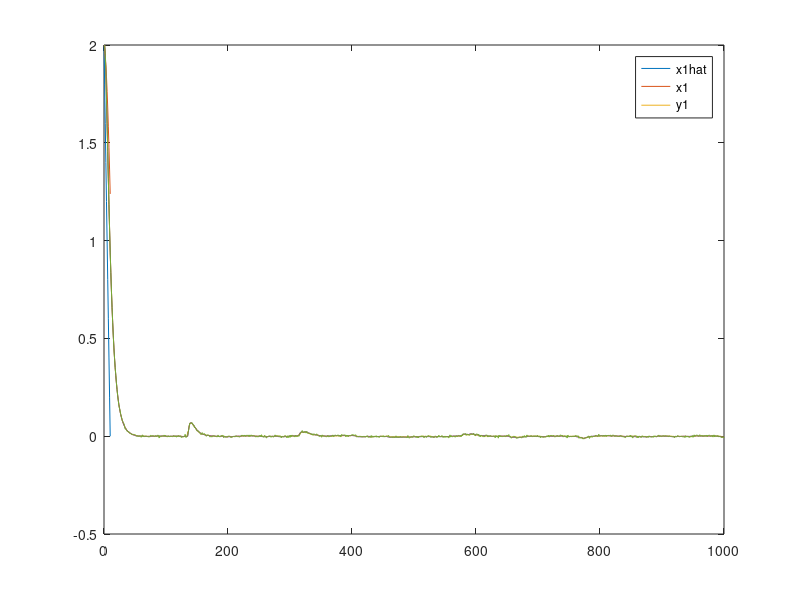
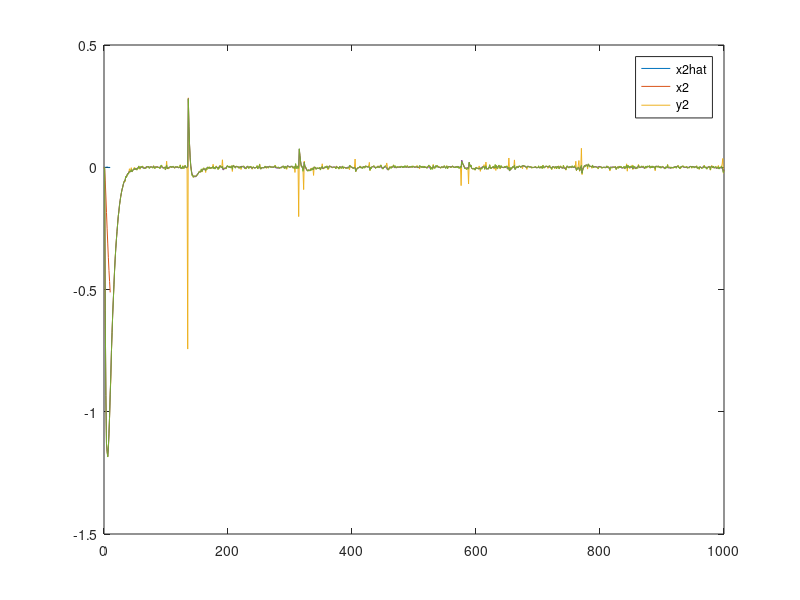
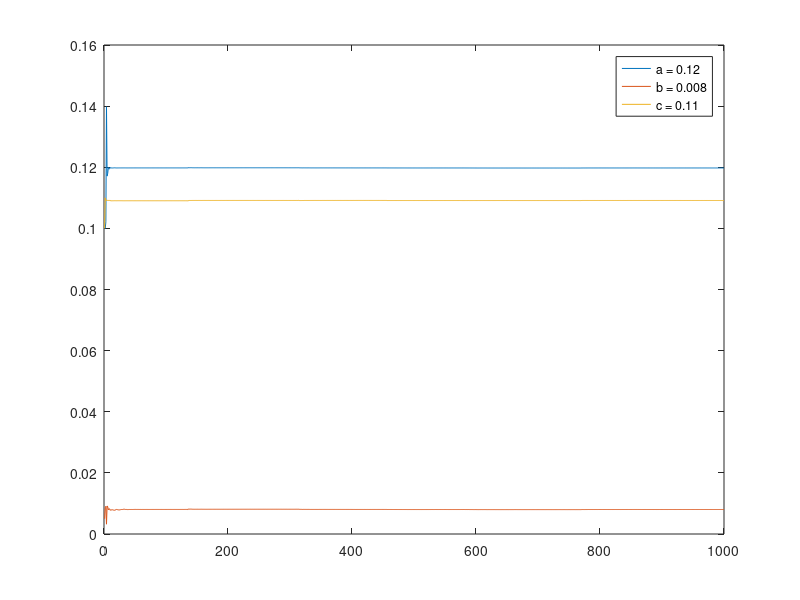
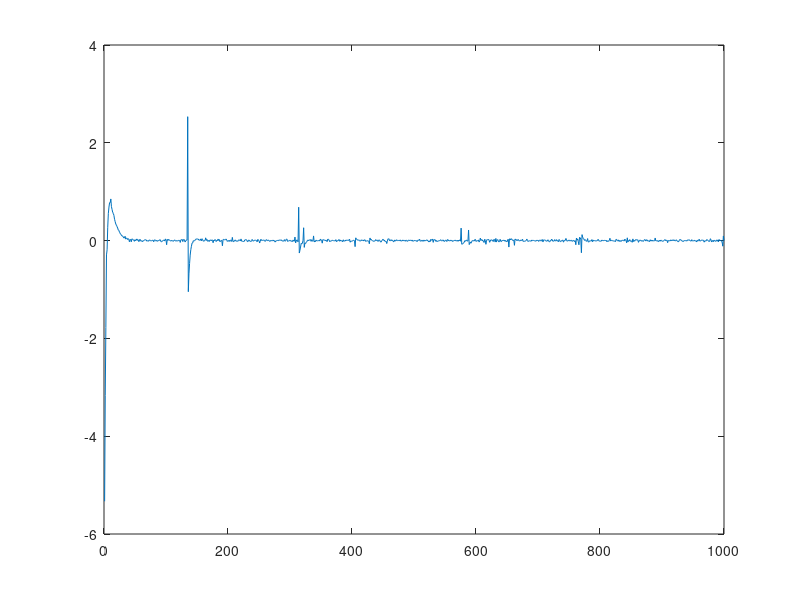

MATLAB code for these plots, in order: (Note: this script raises an error after producing the figures.)
%% problem 3.1
close all
clear all
T = 0.1;
A =[1 T; 0 1];
B = [T^2 / 2; T];
Q = eye(2);
R = 0.1;

N = 10;
P = cell(N);
P{N} = [10 0;0 10];
p11 = zeros(1,N);p11(N) = P{N}(1,1);
p12 = zeros(1,N);p12(N) = P{N}(1,2);
p21 = zeros(1,N);p21(N) = P{N}(2,1);
p22 = zeros(1,N);p22(N) = P{N}(2,2);

% Solving Riccati Equation
for i = N-1:-1:1
    P{i} = Q + A' * P{i+1} * A - A' * P{i+1} * B * inv(R + B' * P{i+1} * B) * B' * P{i+1} * A;
    p11(i) = P{i}(1,1);
    p12(i) = P{i}(1,2);
    p21(i) = P{i}(2,1);
    p22(i) = P{i}(2,2);
end
control_gain = -inv(R + B' * P{1} * B) * B' * P{1} * A;

W = 0.0001* eye(1);
V = 0.00001*eye(2);
w = normrnd(0,sqrt(W), [1,10]);

xo = [2;0];
r = zeros(2,1,20);
r(:,:,1) = xo;
for i = 2:19
    if i <= N
        r(:,:,i) = ((N - (i- 1)) / N) .* xo;
    else
        r(:,:,i) = 0;
    end
end


x = zeros(2,1,11);
x(:,:,1) = xo;

state_k = zeros(2,1,10);
state_k(:,:,1) = xo - r(:,:,1);

control = zeros(N-1);
control(1) = control_gain * state_k(:,:,1);

for i = 2:N+1

    %system dynamics
    state_k(:,:,i) = A * state_k(:,:,i - 1) + B * (control(i - 1) + w(i - 1));
    x(:,:,i) = state_k(:,:,i) + r(:,:,i);
    if i <=N
        control(i) = control_gain * state_k(:,:,i);
    end
    
end

figure(1);
plot(0:N, squeeze(x(1,1,1:N+1)));
hold on
figure(2);
plot(0:N, squeeze(x(2,1,1:N+1)));
hold on
figure(3);
plot(0:8, squeeze(control(1:9)));

%% problem 3.6, 3.7


T = 0.1;
A =[1 T; 0 1];
B = [T^2 / 2; T];
C = eye(2);
Q = eye(2);
R = 0.1;

N = 10;

M = cell(N);
M{1} = [0.001 0;0 0.001];

% Solving Riccati Equation
for i = 2:1:N
    M{i} = A * M{i - 1} * A.' + B * W * B.' - A.' * M{i - 1} * C.' * inv([C * M{i - 1} * C.' + V]) * C * M{i - 1} * A.';
end

kalman_gain = M{N} * C.' * inv(C * M{N} * C.' + V);


x_hat = zeros(2,1,11);
x_hat(:,:,1) = xo;

y = zeros(2,1,11);
y(:,:,1) = x(:,:,1) + normrnd(0,sqrt(V))  * [1;1];


control = zeros(N-1);
control(1) = control_gain * (x(:,:,1) - r(:,:,1));

for i = 2:N+1
    %measurement
    y(:,:, i) = x(:,:,i) + normrnd(0,sqrt(V))  * [1;1];
    
    %system dynamics
    x_hat_prio = A * x_hat(:,:,i - 1) + B * (control(i - 1));
    x_hat(:,:,i) = x_hat_prio + kalman_gain * (y(:,:,i) - x_hat_prio);

    if i <=N
        control(i) = control_gain * (x_hat(:,:,i) - r(:,:,i));
    end

end

figure(1);
plot(0:N, squeeze(x_hat(1,1,1:N+1)));
figure(2);
plot(0:N, squeeze(x_hat(2,1,1:N+1)));
% figure(4);
% plot(0:N, squeeze(x(1,1,1:N+1)));
% hold on
% plot(0:N, squeeze(y(1,1,1:N+1)));


%% problem 4.2
close all
clear all
N = 1000;
Q = eye(2);
R = 0.1;
A = cell(N);
B = cell(N);

a = 0.12;
b = 0.008;
c = 0.11;
a_hat = zeros(N,1);
b_hat = zeros(N,1);
c_hat = zeros(N,1);
a_hat(1,1) = 0.1;
b_hat(1,1) = 0.005;
c_hat(1,1) = 0.1;

x = zeros(2,1,N);
x(:,:,1) = [2;0];
x_hat = zeros(2,1,N);
x_hat(:,:,1) = [2;0];

y = zeros(2,1,N);
y(:,:,1) = x(:,:,1);

x_extended = zeros(5,1,N);
x_extended(:,:,1) = [x_hat(:,:,1); a_hat(1); b_hat(1); c_hat(1)];

W = 0.0001* eye(1);
V = 0.00001*eye(2);
w = normrnd(0,sqrt(W), [1,N]);
% a_w = normrnd(0,0, [1,N]);
% b_w = normrnd(0,0, [1,N]);
% c_w = normrnd(0,0, [1,N]);
a_w = zeros(N);
b_w = zeros(N);
c_w = zeros(N);

itr = 40;

control = zeros(N,1);

Zk = 0.001 * eye(5);


%actual system
A_a = [1 a; 0 1];
B_a = [b; c];


for i = 2:N

    A{i -1} = [1 a_hat(i - 1); 0 1];
    B{i - 1}= [b_hat(i - 1) ; c_hat(i - 1)];
    P = [2 5; 1 10];
    
    % Solving Riccati Equation
    for j = itr:-1:1
        P = Q + A{i - 1}' * P * A{i - 1} - A{i - 1} * P * B{i - 1} * inv(R + B{i - 1}' * P * B{i - 1}) * B{i - 1}' * P * A{i - 1};
    end
    control_gain = -inv(R + B{i - 1}' * P * B{i - 1}) * B{i - 1}' * P * A{i - 1};

    control(i - 1) = control_gain * x_hat(:,:,i - 1);
    
    A_bar = [1 a_hat(i - 1) x_hat(2,1,i - 1) control(i - 1) 0;
                  0 1                0                     0                 control(i - 1);
                  0 0 1 0 0; 0 0 0 1 0; 0 0 0 0 1];
    B_bar = blkdiag(B{i - 1}, eye(3));
    C_bar = [1 0 0 0 0; 0 1 0 0 0];
    
    x_extended_prio = [A{i - 1} * x_hat(:,:,i - 1) ; x_extended(3:5,1,i - 1)] + [B{i - 1} * control(i - 1); 0; 0; 0 ] + B_bar * [w(i - 1); a_w(i - 1); b_w(i - 1); c_w(i - 1)];
    Mk = A_bar * Zk * A_bar.' + B_bar * diag([w(i - 1), a_w(i - 1), b_w(i - 1), c_w(i - 1)]) * B_bar.';
    
    KF_gain = Mk * C_bar.' * inv(C_bar * Mk * C_bar.' + V);
    measurement_noise = (normrnd(0,sqrt(V))) * [1;1];
    
    %actual sys
    x(:,:,i) = A_a * x(:,:,i -1) + B_a * (control(i - 1));
    y(:,:,i) = x(:,:,i) + measurement_noise;
    
    x_extended(:,:,i) = x_extended_prio + KF_gain * (y(:,:,i) - C_bar * x_extended_prio);
    x_hat(:,:, i) = x_extended(1:2,:,i);
    a_hat(i) = x_extended(3,:,i);
    b_hat(i) = x_extended(4,:,i);
    c_hat(i) = x_extended(5,:,i);
    
    Zk = Mk - KF_gain * C_bar * Mk;
    
    
end

figure(1);
plot(squeeze(x_hat(1,1,:)))
hold on
plot(squeeze(x(1,1,:)))
hold on
plot(squeeze(y(1,1,:)))
legend('x1hat','x1', 'y1');

figure(2);
plot(squeeze(x_hat(2,1,:)))
hold on
plot(squeeze(x(2,1,:)))
hold on
plot(squeeze(y(2,1,:)))
legend('x2hat','x2', 'y2');

figure(3);
plot(squeeze(a_hat(:)));
hold on;
plot(squeeze(b_hat(:)));
hold on;
plot(squeeze(c_hat(:)));
legend('a = 0.12', 'b = 0.008', 'c = 0.11');

figure(4);
plot(control(:))

%% problem 4.3
close all
clear all
%number of steps
N = 1000;

Q = eye(2);
R = 0.1;


A = cell(N);
B = cell(N);

%parameters
a = 0.12;
b = 0.008;
c = 0.11;
a_hat = zeros(N,1);
b_hat = zeros(N,1);
c_hat = zeros(N,1);
a_hat(1,1) = 0.1;
b_hat(1,1) = 0.005;
c_hat(1,1) = 0.1;

%states
x = zeros(2,1,N);
x(:,:,1) = [2;0];
x_hat = zeros(2,1,N);
x_hat(:,:,1) = [3;0];
x_extended = zeros(5,1,N);
x_extended(:,:,1) = [x_hat(:,:,1); a_hat(1); b_hat(1); c_hat(1)];

%outputs
y = zeros(2,1,N);
y(:,:,1) = x(:,:,1);

%actual system
A_a = [1 a; 0 1];
B_a = [b; c];

%noise
W = 0.0001* eye(1);
W_bar = diag([W, 0, 0, 0]);
V = 0.00001*eye(2);
w = normrnd(0,sqrt(W), [1,N]);
w_theta = [0.00001;0.00001;0.00001];

itr = 30;
control = zeros(N,1);

Zk = blkdiag(0.001 * eye(2), w_theta(1), w_theta(2), w_theta(3));

for i = 2:N
    A{i -1} = [1 a_hat(i - 1); 0 1];
    B{i - 1}= [b_hat(i - 1) ; c_hat(i - 1)];

    P = [2 5; 1 10];
    
    % Solving Riccati Equation for LQR control
    for j = itr:-1:1
        P = Q + A{i - 1}' * P * A{i - 1} - A{i - 1} * P * B{i - 1} * inv(R + B{i - 1}' * P * B{i - 1}) * B{i - 1}' * P * A{i - 1};
    end
    control_gain = -inv(R + B{i - 1}' * P * B{i - 1}) * B{i - 1}' * P * A{i - 1};

    control(i - 1) = control_gain * x_hat(:,:,i - 1);


    B_bar = blkdiag(B{i - 1}, 1,1,1);
    C_bar = [1 0 0 0 0; 0 1 0 0 0];
         
    %UKF sampling
    sample_states = zeros(5,itr);
    sample_states(:,:) =mvnrnd(x_extended(:,:, i - 1), Zk,itr).'; %samples, size = 5 x 30
    
    sample_states_prop= zeros(5,itr);
    sample_states_prop(:,:) = [A{i - 1} * sample_states(1:2,:); sample_states(3:5,:)] + [B{i - 1} * control(i - 1); 0; 0; 0 ];
       
    %UKF Dynamic updates
    x_extended_prio = mean(sample_states_prop,2); 
    Mk = cov(sample_states_prop.') + B_bar *W_bar* B_bar.';

    
    %UKF Measurement updates
    sample_states_measurement = zeros(5,itr);
    sample_states_measurement(:,:) =mvnrnd(x_extended_prio, Mk, itr).'; %samples, size = 5 x 30
    
    tmp_y = C_bar * sample_states_measurement(:,:);
    mean_y = mean(tmp_y, 2);
%     sig_y_k = diag(var(tmp_y,0,2)) + V;
    sig_y_k = cov(tmp_y.') + V;

    %constructing the covariance matrix of sample_states_prop and tmp_y
    cov11 = cov(sample_states_measurement(1,:),tmp_y(1,:));
    cov12 = cov(sample_states_measurement(1,:),tmp_y(2,:));
    cov21 = cov(sample_states_measurement(2,:),tmp_y(1,:));
    cov22 = cov(sample_states_measurement(2,:),tmp_y(2,:));
    cov31 = cov(sample_states_measurement(3,:),tmp_y(1,:));
    cov32 = cov(sample_states_measurement(3,:),tmp_y(2,:));
    cov41 = cov(sample_states_measurement(4,:),tmp_y(1,:));
    cov42 = cov(sample_states_measurement(4,:),tmp_y(2,:));
    cov51 = cov(sample_states_measurement(5,:),tmp_y(1,:));
    cov52 = cov(sample_states_measurement(5,:),tmp_y(2,:));
    
    sig_xy_k = [cov11(1,2) cov12(1,2); cov21(1,2) cov22(1,2); cov31(1,2) cov32(1,2); cov41(1,2) cov42(1,2); cov51(1,2) cov52(1,2)];
    
    %Parameters updates
    KF_gain = sig_xy_k * inv(sig_y_k);
    measurement_noise = (normrnd(0,sqrt(V))) * [1;1];
    
    %actual sys
    x(:,:,i) = A_a * x(:,:,i -1) + B_a * (control(i - 1));
    y(:,:,i) = x(:,:,i) + measurement_noise;
    
    x_extended(:,:,i) = x_extended_prio + KF_gain * (y(:,:,i) - mean_y);

    x_hat(:,:, i) = x_extended(1:2,:,i);
    a_hat(i) = x_extended(3,:,i);
    b_hat(i) = x_extended(4,:,i);
    c_hat(i) = x_extended(5,:,i);
    
    Zk = Mk - KF_gain * (sig_xy_k.');
    for k = 1:1:5
        for j = 1:1:5
%             if aZk(k,j)) < 0.000000001
                Zk(k,j) = abs(Zk(k,j));

        end
    end
end

figure(1);
plot(squeeze(x_hat(1,1,:)))
hold on
plot(squeeze(x(1,1,:)))
hold on
plot(squeeze(y(1,1,:)))
legend('x1hat','x1', 'y1');

figure(2);
plot(squeeze(x_hat(2,1,:)))
hold on
plot(squeeze(x(2,1,:)))
hold on
plot(squeeze(y(2,1,:)))
legend('x2hat','x2', 'y2');

figure(3);
plot(squeeze(a_hat(:)));
hold on;
plot(squeeze(b_hat(:)));
hold on;
plot(squeeze(c_hat(:)));
legend('a = 0.12', 'b = 0.008', 'c = 0.11');

figure(4);
plot(control(:))

